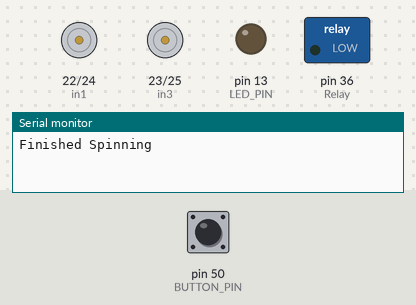
This sketch was run on a simulated Arduino Mega 2560, built with avr-gcc and run on an emulated ATmega2560. Shown: motor-driver pin pairs drawn as motors (green arrow = first pin HIGH = forward, orange = second pin HIGH = backward, longer = more drive, scaled by the enable pin), switched loads named in the sketch (green lamp = pin HIGH), output pins drawn as LEDs (lit = HIGH), the last lines printed to the serial monitor. The test bench sets the inputs (shaded band); at power-on: pin 50 (BUTTON_PIN) LOW.

Above: at 11.9 s.
12.0 s: pin 50 (BUTTON_PIN) pulled HIGH for 0.15 s
At 12.7 s:
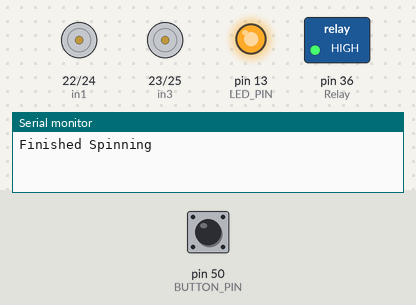
At 17.0 s:
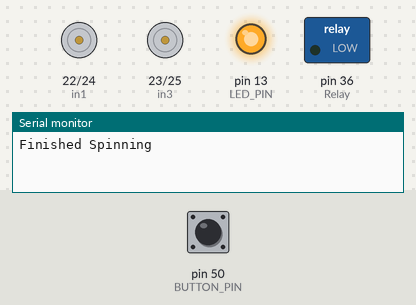
38.1 s: pin 50 (BUTTON_PIN) pulled HIGH for 1 s
At 39.8 s:
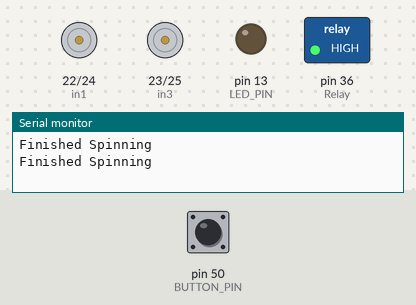
Timing chart, 0 to 65.1 s (numbered marks = the images above; inputs shaded):
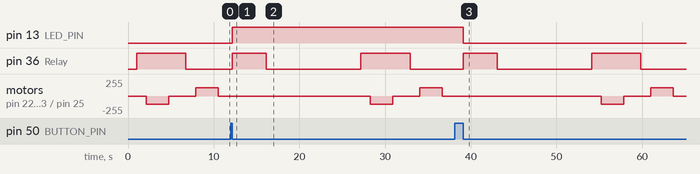

Measured:
- after the input at 12.0 s, pin 13 (LED_PIN): LOW → HIGH after 0.16 s; pin 36 (Relay): LOW → HIGH after 0.16 s, → LOW 4.0 s later, → HIGH 11.0 s later, → LOW 5.8 s later
- after the input at 38.1 s, pin 13 (LED_PIN): HIGH → LOW after 1.0 s; pin 36 (Relay): LOW → HIGH after 1.0 s, → LOW 4.0 s later, → HIGH 11.0 s later, → LOW 5.8 s later

The sketch:

Mega2560_Code.ino
```cpp
#include <Bounce2.h>

// Relay Ports and Variables
#define RELAY_ON 1          // Relay ON is on
#define RELAY_OFF 0         // Relay is of, active on O
#define Relay 36            // Pin for set (S) the relay

// Motor A connections
int enA = 5;
int in1 = 22;
int in2 = 24;
// Motor B connections
int enB = 4;
int in3 = 23;
int in4 = 25;

int motorSpinTime = 2500;       //How long rotates the motor to spin up the rope

//Communication
//int incomingByte = 0;
//int commu = 44;

// Button Trigger
#define BUTTON_PIN 50
#define LED_PIN 13

int ledState = LOW;

// INSTANTIATE A Button OBJECT FROM THE Bounce2 NAMESPACE
Bounce2::Button button = Bounce2::Button();

//Coding
bool boxIsAtTop = true;
bool boxIsAtBottom = false;

void setup() {
  //boxIsAtTop = true;

  // Set all the motor control pins to outputs
  pinMode(enA, OUTPUT);
  pinMode(enB, OUTPUT);
  pinMode(in1, OUTPUT);
  pinMode(in2, OUTPUT);
  pinMode(in3, OUTPUT);
  pinMode(in4, OUTPUT);
  //pinMode(commu, INPUT);

  // Turn off motors - Initial state
  stopMotor();

  // set relay to closed modus --> Power to engine
  digitalWrite(Relay, RELAY_OFF);
  pinMode(Relay, OUTPUT);

  //Communication
  Serial.begin(115200);
  //Serial1.begin(115200);

  button.attach( BUTTON_PIN, INPUT ); // USE EXTERNAL PULL-UP
  button.interval(5);
  // INDICATE THAT THE LOW STATE CORRESPONDS TO PHYSICALLY PRESSING THE BUTTON
  button.setPressedState(LOW);

  pinMode(LED_PIN,OUTPUT);
  digitalWrite(LED_PIN,ledState);

  delay(1000);
}

void loop() {

  if(boxIsAtTop){
    boxIsAtTop = false;
    relayOn();
    motorTurnRight();
    delay(2000);
    relayOff();
    motorTurnLeft();
    boxIsAtBottom = true;
    delay(1000);
    Serial.println("Finished Spinning");
  }

  button.update();
  if ( button.pressed() ) {
    ledState = !ledState; // SET ledState TO THE OPPOSITE OF ledState
    digitalWrite(LED_PIN,ledState); // WRITE THE NEW ledState

         if(boxIsAtBottom){
        boxIsAtBottom = false;
        relayOn();
        delay(3000);
        relayOff();
        boxIsAtTop = true;
        delay(10000);
     }

  }

  /*
  if (digitalRead(commu) == HIGH)
  {
     if(boxIsAtBottom){
        boxIsAtBottom = false;
        relayOn();
        delay(3000);
        relayOff();
        boxIsAtTop = true;
        delay(5000);
     }
  }*/


  // Does something when uno says its full and the box is down
  /*if(Serial1.available() > 0){
      incomingByte = Serial1.read();

      //data = 100 from Arduino Uno    --> Box is full
    if(incomingByte == 100){
      Serial.print("data received DEC: ");
      Serial.println(incomingByte, DEC);  // show data as DEC
      Serial.print("data received BIN: ");
      Serial.println(incomingByte, BIN);  // shows data as BIN

      if(boxIsAtBottom){
        boxIsAtBottom = false;
        relayOn();
        delay(3000);
        relayOff();
        boxIsAtTop = true;
        delay(5000);
      }
    }
  }*/
}


// Turn off motors - Initial state
void stopMotor(){
  digitalWrite(in1, LOW);
  digitalWrite(in2, LOW);
  digitalWrite(in3, LOW);
  digitalWrite(in4, LOW);
}

void motorTurnLeft(){
  digitalWrite(in1, HIGH);
  digitalWrite(in2, LOW);
  digitalWrite(in3, HIGH);
  digitalWrite(in4, LOW);
  increaseSpeed();
}

void motorTurnRight(){
  digitalWrite(in1, LOW);
  digitalWrite(in2, HIGH);
  digitalWrite(in3, LOW);
  digitalWrite(in4, HIGH);
  increaseSpeed();
}

// no instant speed
void increaseSpeed(){
  for (int i = 0; i < 124; i++) {
    analogWrite(enA, i);
    analogWrite(enB, i);
    delay(1);
  }
  delay(motorSpinTime);
  decreaseSpeed();
}

// no instant stop
void decreaseSpeed(){
  for (int i = 124; i >= 0; --i) {
    analogWrite(enA, i);
    analogWrite(enB, i);
    delay(1);
  }
  stopMotor();
}

// Methods to change relay status
void relayOn(){
   digitalWrite(Relay, RELAY_ON );
   delay(1000);
}

void relayOff(){
   digitalWrite(Relay, RELAY_OFF);
   delay(1000);
}
```
